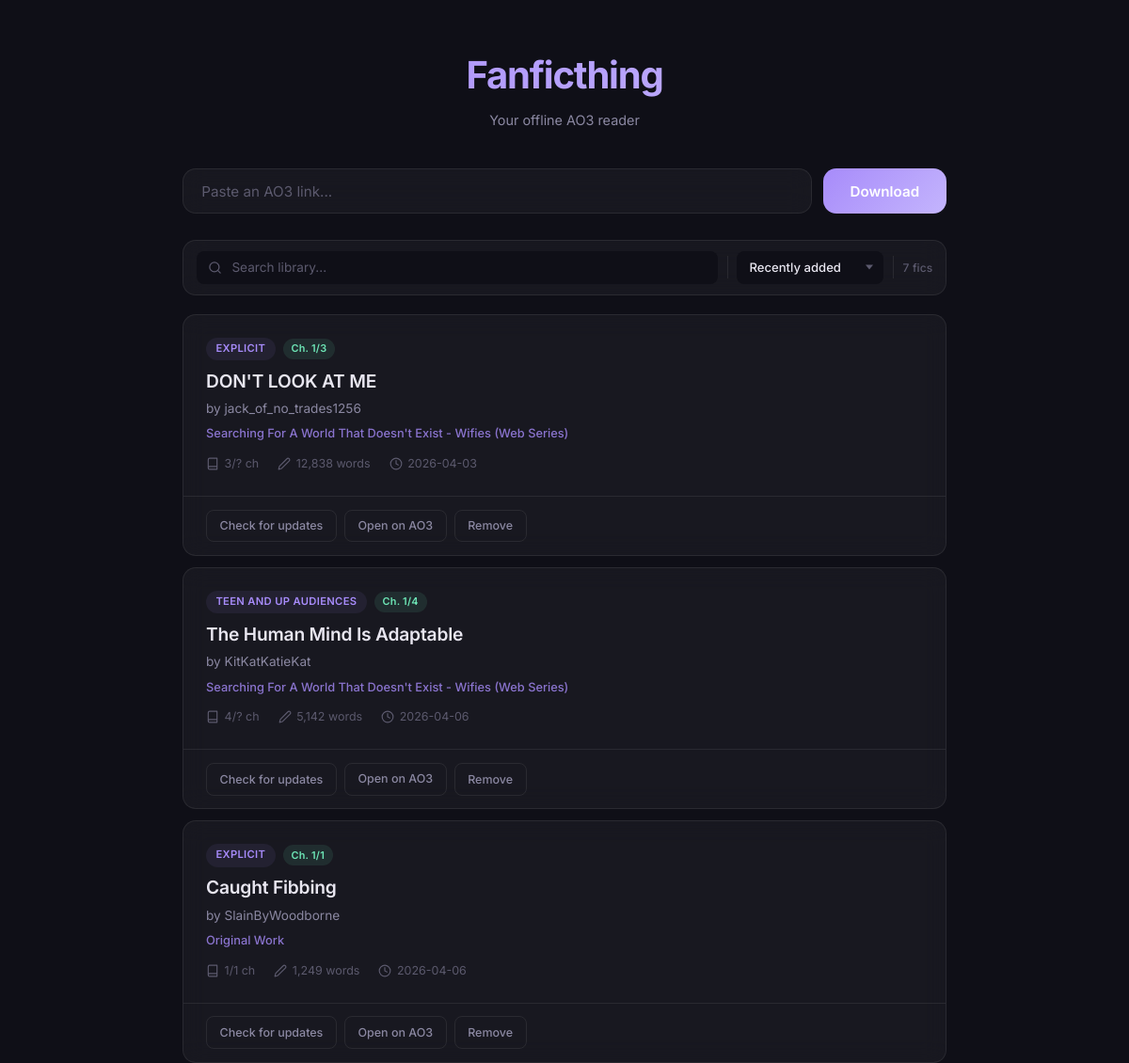
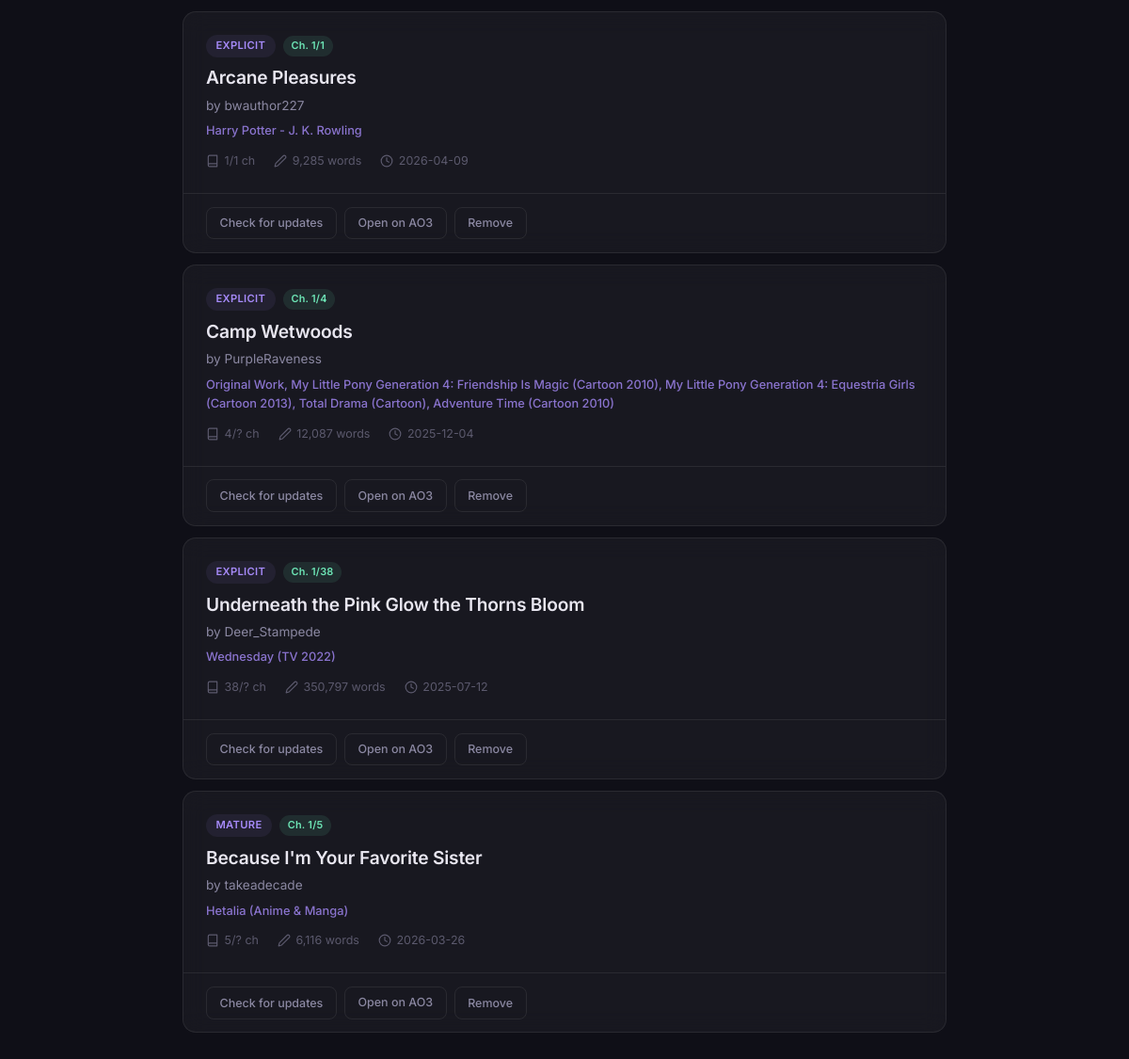
The page / on the database its author committed (2 pictures, top to bottom).
### tables this page shows
CREATE TABLE reading_progress (
            work_id INTEGER PRIMARY KEY,
            chapter_index INTEGER DEFAULT 0,
            scroll_pct REAL DEFAULT 0,
            updated_at TIMESTAMP DEFAULT CURRENT_TIMESTAMP,
            FOREIGN KEY (work_id) REFERENCES works(id) ON DELETE CASCADE
        );

CREATE TABLE works (
            id INTEGER PRIMARY KEY,
            ao3_id TEXT UNIQUE NOT NULL,
            url TEXT NOT NULL,
            title TEXT NOT NULL,
            author TEXT NOT NULL,
            summary TEXT DEFAULT '',
            fandom TEXT DEFAULT '',
            tags TEXT DEFAULT '[]',
            rating TEXT DEFAULT '',
            total_chapters TEXT DEFAULT '?/?',
            last_updated TEXT DEFAULT '',
            added_at TIMESTAMP DEFAULT CURRENT_TIMESTAMP,
            last_checked TIMESTAMP DEFAULT CURRENT_TIMESTAMP
        , word_count INTEGER DEFAULT 0);

### app.py (the view)
@app.get("/", response_class=HTMLResponse)
async def index(request: Request):
    works = db.get_all_works()
    return templates.TemplateResponse(request, "index.html", {"works": works})

### templates/index.html (shortened to what this page needs)
<!DOCTYPE html>
<html lang="en">
<head>
    <link rel="stylesheet" href="/static/style.css">
</head>
<body>
    <div class="app">
        <header>
            <h1>Fanficthing</h1>
            <p class="subtitle">Your offline AO3 reader</p>
        </header>
        <div class="add-form">
            <input type="text" id="url-input" placeholder="Paste an AO3 link..." autocomplete="off" spellcheck="false">
            <button id="add-btn" onclick="addWork()">
                <span id="btn-text">Download</span>
            </button>
        </div>
        <div id="status" class="status"></div>
        {% if works %}
        <div class="toolbar">
            <div class="search-box">
                <input type="text" id="search-input" placeholder="Search library..." autocomplete="off" spellcheck="false" oninput="filterLibrary()">
            </div>
            <div class="sort-controls">
                <select id="sort-select" onchange="sortLibrary()">
                    <option value="added-desc">Recently added</option>
                </select>
            </div>
            <div class="library-stats">
                {{ works|length }} fic{{ 's' if works|length != 1 else '' }}
            </div>
        </div>
        {% endif %}
        <div class="library" id="library">
            {% for work in works %}
            <div class="work-card" data-id="{{ work.id }}"
                 data-title="{{ work.title|lower }}"
                 data-author="{{ work.author|lower }}"
                 data-fandom="{{ work.fandom|lower }}"
                 data-tags="{{ work.tags|join(',')|lower }}"
                 data-added="{{ work.added_at }}"
                 data-updated="{{ work.last_updated }}"
                 data-words="{{ work.word_count or 0 }}">
                <div class="work-card-body" onclick="window.location='/read/{{ work.id }}'">
                    <div class="work-card-top">
                        <div class="work-rating">{{ work.rating }}</div>
                        {% if work.read_chapter is not none %}
                        <div class="reading-badge" title="Reading progress">
                            {% set total = work.total_chapters.split('/')[0] if '/' in work.total_chapters else '?' %}
                            Ch. {{ work.read_chapter + 1 }}/{{ total }}
                        </div>
                        {% endif %}
                    </div>
                    <h2 class="work-title">{{ work.title }}</h2>
                    <p class="work-author">by {{ work.author }}</p>
                    <p class="work-fandom">{{ work.fandom }}</p>
                    <div class="work-meta">
                        <span>
                            <svg width="14" height="14" viewBox="0 0 24 24" fill="none" stroke="currentColor" stroke-width="2" stroke-linecap="round" stroke-linejoin="round"><path d="M4 19.5v-15A2.5 2.5 0 0 1 6.5 2H20v20H6.5a2.5 2.5 0 0 1 0-5H20"/></svg>
                            {{ work.total_chapters }} ch
                        </span>
                        {% if work.word_count %}
                        <span>
                            <svg width="14" height="14" viewBox="0 0 24 24" fill="none" stroke="currentColor" stroke-width="2" stroke-linecap="round" stroke-linejoin="round"><path d="M17 3a2.85 2.83 0 1 1 4 4L7.5 20.5 2 22l1.5-5.5Z"/></svg>
                            {{ "{:,}".format(work.word_count) }} words
                        </span>
                        {% endif %}
                        <span>
                            <svg width="14" height="14" viewBox="0 0 24 24" fill="none" stroke="currentColor" stroke-width="2" stroke-linecap="round" stroke-linejoin="round"><circle cx="12" cy="12" r="10"/><polyline points="12 6 12 12 16 14"/></svg>
                            {{ work.last_updated }}
                        </span>
                    </div>
                </div>
                <div class="work-card-actions">
                    <button class="btn-sm btn-update" onclick="event.stopPropagation(); updateWork({{ work.id }}, this)">Check for updates</button>
                    <a class="btn-sm btn-ao3" href="{{ work.url }}" target="_blank" rel="noopener" onclick="event.stopPropagation()">Open on AO3</a>
                    <button class="btn-sm btn-delete" onclick="event.stopPropagation(); deleteWork({{ work.id }})">Remove</button>
                </div>
            </div>
            {% endfor %}
        </div>
    </div>
</body>
</html>

### rows shown on the page
reading_progress: rating "EXPLICIT", work.read_chapter+1 "1", total "3", title "DON'T LOOK AT ME", author "jack_of_no_trades1256", fandom "Searching For A World That Doesn't Exist - Wifies (Web Series)", total_chapters "3/?", last_updated "2026-04-03"
works: word_count "12,838"
reading_progress: rating "TEEN AND UP AUDIENCES", work.read_chapter+1 "1", total "4", title "The Human Mind Is Adaptable", author "KitKatKatieKat", fandom "Searching For A World That Doesn't Exist - Wifies (Web Series)", total_chapters "4/?", last_updated "2026-04-06"
works: word_count "5,142"
reading_progress: rating "EXPLICIT", work.read_chapter+1 "1", total "1", title "Caught Fibbing", author "SlainByWoodborne", fandom "Original Work", total_chapters "1/1", last_updated "2026-04-06"
works: word_count "1,249"
reading_progress: rating "EXPLICIT", work.read_chapter+1 "1", total "1", title "Arcane Pleasures", author "bwauthor227", fandom "Harry Potter - J. K. Rowling", total_chapters "1/1", last_updated "2026-04-09"
works: word_count "9,285"
reading_progress: rating "EXPLICIT", work.read_chapter+1 "1", work_id "4", title "Camp Wetwoods", author "PurpleRaveness", fandom "Original Work, My Little Pony Generation 4: Friendship Is Magic (Cartoon 2010), My Little Pony Generation 4: Equestria Girls (Cartoon 2013), Total Drama (Cartoon), Adventure Time (Cartoon 2010)", total_chapters "4/?", last_updated "2025-12-04"
works: word_count "12,087"
reading_progress: rating "EXPLICIT", work.read_chapter+1 "1", total "38", title "Underneath the Pink Glow the Thorns Bloom", author "Deer_Stampede", fandom "Wednesday (TV 2022)", total_chapters "38/?", last_updated "2025-07-12"
works: word_count "350,797"
reading_progress: rating "MATURE", work.read_chapter+1 "1", total "5", title "Because I'm Your Favorite Sister", author "takeadecade", fandom "Hetalia (Anime & Manga)", total_chapters "5/?", last_updated "2026-03-26"
works: word_count "6,116"

### other values the page prints
{{ works|length }} "7"
{{ 's' if works|length != 1 else '' }} "s"
